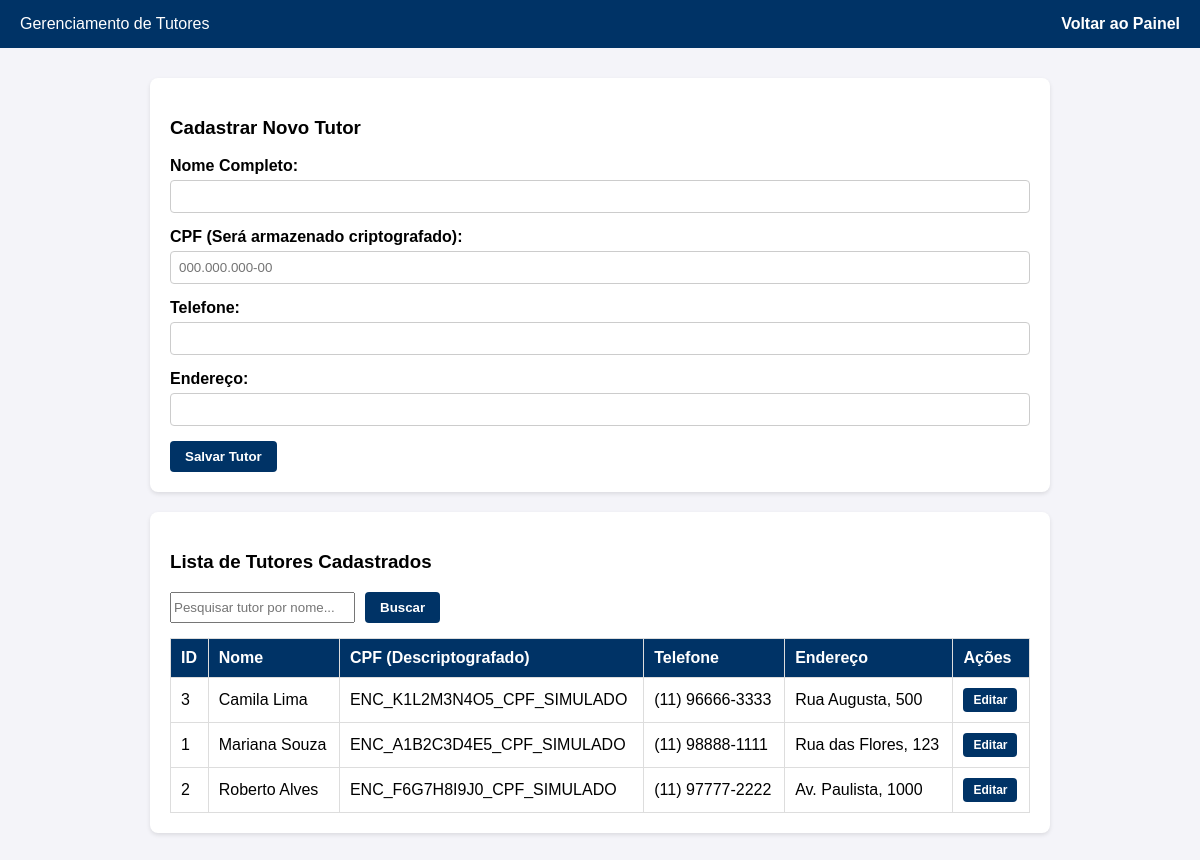
Page /Sistema/tutores.php (signed in) on the committed database.
### tables this page shows
CREATE TABLE tutor (
    id INT AUTO_INCREMENT PRIMARY KEY,
    nome VARCHAR(100) NOT NULL,
    cpf TEXT NOT NULL,
    telefone VARCHAR(20) NOT NULL,
    endereco VARCHAR(150) NOT NULL
);

### Sistema/tutores.php (the view, shortened to what this page needs)
<?php
require_once 'conexao.php';
function descriptografarCPF($cpfCriptografado) {
    $decrypted = openssl_decrypt($cpfCriptografado, 'AES-128-ECB', CHAVE_CRIPTOGRAFIA);
    return $decrypted !== false ? $decrypted : $cpfCriptografado;
}
$tutorEdicao = null;
$termoBusca = trim($_GET['busca'] ?? '');
if (!empty($termoBusca)) {
    $stmt = $pdo->prepare('SELECT * FROM tutor WHERE nome LIKE :busca ORDER BY nome ASC');
    $stmt->execute(['busca' => '%' . $termoBusca . '%']);
} else {
    $stmt = $pdo->query('SELECT * FROM tutor ORDER BY nome ASC');
}
$tutores = $stmt->fetchAll();
?>
<!DOCTYPE html>
<html lang="pt-BR">
<head>
</head>
<body>
    <div class="navbar">
        <span>Gerenciamento de Tutores</span>
        <a href="principal.php">Voltar ao Painel</a>
    </div>
    <div class="container">
        <div class="card">
            <h3><?= $tutorEdicao ? 'Editar Tutor' : 'Cadastrar Novo Tutor' ?></h3>
            <form action="tutores.php" method="POST">
                <div class="form-group">
                    <label for="nome">Nome Completo:</label>
                    <input type="text" id="nome" name="nome" required value="<?= htmlspecialchars($tutorEdicao['nome'] ?? '') ?>">
                </div>
                <div class="form-group">
                    <label for="cpf">CPF (Será armazenado criptografado):</label>
                    <input type="text" id="cpf" name="cpf" required placeholder="000.000.000-00" value="<?= htmlspecialchars($tutorEdicao['cpf'] ?? '') ?>">
                </div>
                <div class="form-group">
                    <label for="telefone">Telefone:</label>
                    <input type="text" id="telefone" name="telefone" required value="<?= htmlspecialchars($tutorEdicao['telefone'] ?? '') ?>">
                </div>
                <div class="form-group">
                    <label for="endereco">Endereço:</label>
                    <input type="text" id="endereco" name="endereco" required value="<?= htmlspecialchars($tutorEdicao['endereco'] ?? '') ?>">
                </div>
                <button type="submit" class="btn"><?= $tutorEdicao ? 'Atualizar Tutor' : 'Salvar Tutor' ?></button>
            </form>
        </div>
        <div class="card">
            <h3>Lista de Tutores Cadastrados</h3>
            <form action="tutores.php" method="GET" class="search-bar">
                <input type="text" name="busca" placeholder="Pesquisar tutor por nome..." value="<?= htmlspecialchars($termoBusca) ?>">
                <button type="submit" class="btn">Buscar</button>
            </form>
            <table>
                <thead>
                    <tr>
                        <th>ID</th>
                        <th>Nome</th>
                        <th>CPF (Descriptografado)</th>
                        <th>Telefone</th>
                        <th>Endereço</th>
                        <th>Ações</th>
                    </tr>
                </thead>
                <tbody>
                    <?php if (count($tutores) > 0): ?>
                        <?php foreach ($tutores as $tutor): ?>
                            <tr>
                                <?= "<td>{$tutor['id']}</td>" ?>
                                <?= "<td>" . htmlspecialchars($tutor['nome']) . "</td>" ?>
                                <?= "<td>" . htmlspecialchars(descriptografarCPF($tutor['cpf'])) . "</td>" ?>
                                <?= "<td>" . htmlspecialchars($tutor['telefone']) . "</td>" ?>
                                <?= "<td>" . htmlspecialchars($tutor['endereco']) . "</td>" ?>
                                <td>
                                    <a href="tutores.php?editar=<?= $tutor['id'] ?>" class="btn" style="padding: 5px 10px; font-size: 12px;">Editar</a>
                                </td>
                            </tr>
                        <?php endforeach; ?>
                    <?php else: ?>
                        <tr>
                            <td colspan="6" style="text-align: center;">Nenhum tutor encontrado.</td>
                        </tr>
                    <?php endif; ?>
                </tbody>
            </table>
        </div>
    </div>
</body>
</html>

### Sistema/tutores.php (style rules this page uses)
body { font-family: Arial, sans-serif; margin: 0; background-color: #f4f4f9; }
.navbar { background-color: #003366; color: white; padding: 15px 20px; display: flex; justify-content: space-between; align-items: center; }
.navbar a { color: white; text-decoration: none; font-weight: bold; }
.container { padding: 30px; max-width: 900px; margin: auto; }
.card { background: white; padding: 20px; border-radius: 8px; box-shadow: 0 2px 4px rgba(0,0,0,0.1); margin-bottom: 20px; }
.form-group { margin-bottom: 15px; }
.form-group label { display: block; margin-bottom: 5px; font-weight: bold; }
.form-group input { width: 100%; padding: 8px; box-sizing: border-box; border: 1px solid #ccc; border-radius: 4px; }
.btn { padding: 8px 15px; background-color: #003366; color: white; border: none; border-radius: 4px; font-weight: bold; cursor: pointer; text-decoration: none; display: inline-block; }
table { width: 100%; border-collapse: collapse; margin-top: 15px; }
th, td { border: 1px solid #ddd; padding: 10px; text-align: left; }
th { background-color: #003366; color: white; }
.search-bar { display: flex; gap: 10px; margin-bottom: 15px; }

### rows in the picture
tutor: id "3", nome "Camila Lima", cpf "ENC_K1L2M3N4O5_CPF_SIMULADO", telefone "(11) 96666-3333", endereco "Rua Augusta, 500"
tutor: id "1", nome "Mariana Souza", cpf "ENC_A1B2C3D4E5_CPF_SIMULADO", telefone "(11) 98888-1111", endereco "Rua das Flores, 123"
tutor: id "2", nome "Roberto Alves", cpf "ENC_F6G7H8I9J0_CPF_SIMULADO", telefone "(11) 97777-2222", endereco "Av. Paulista, 1000"
